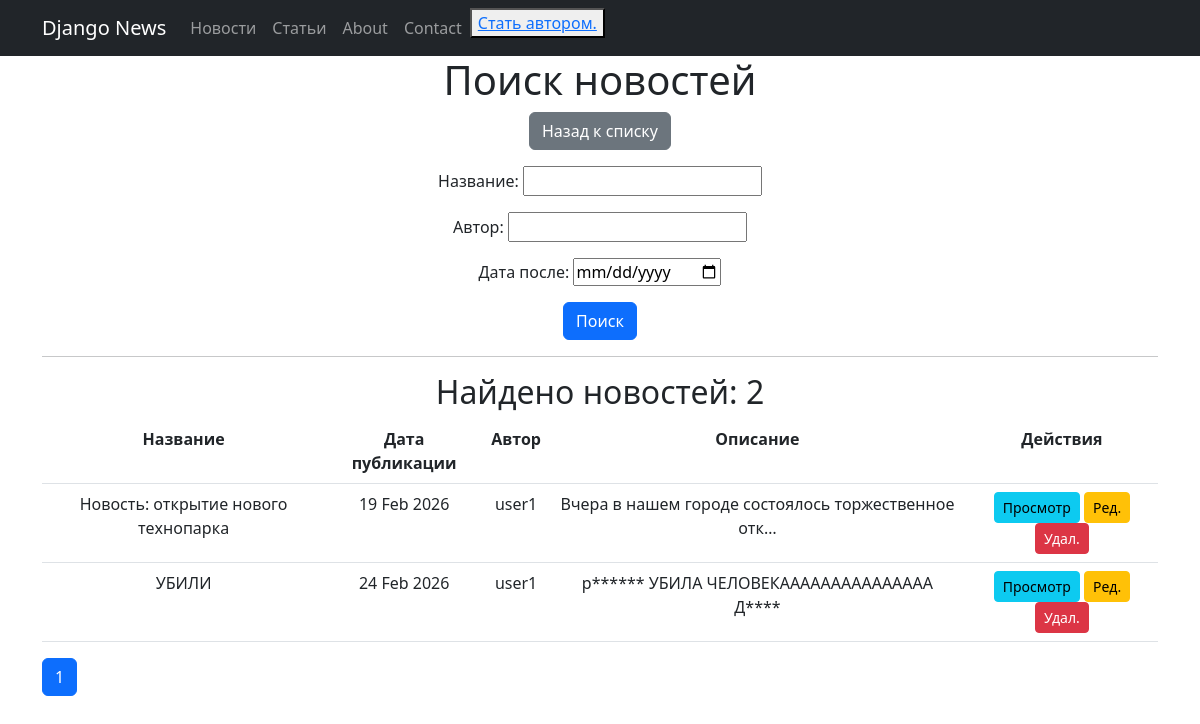
Page /news/search/ on the earlier database version.
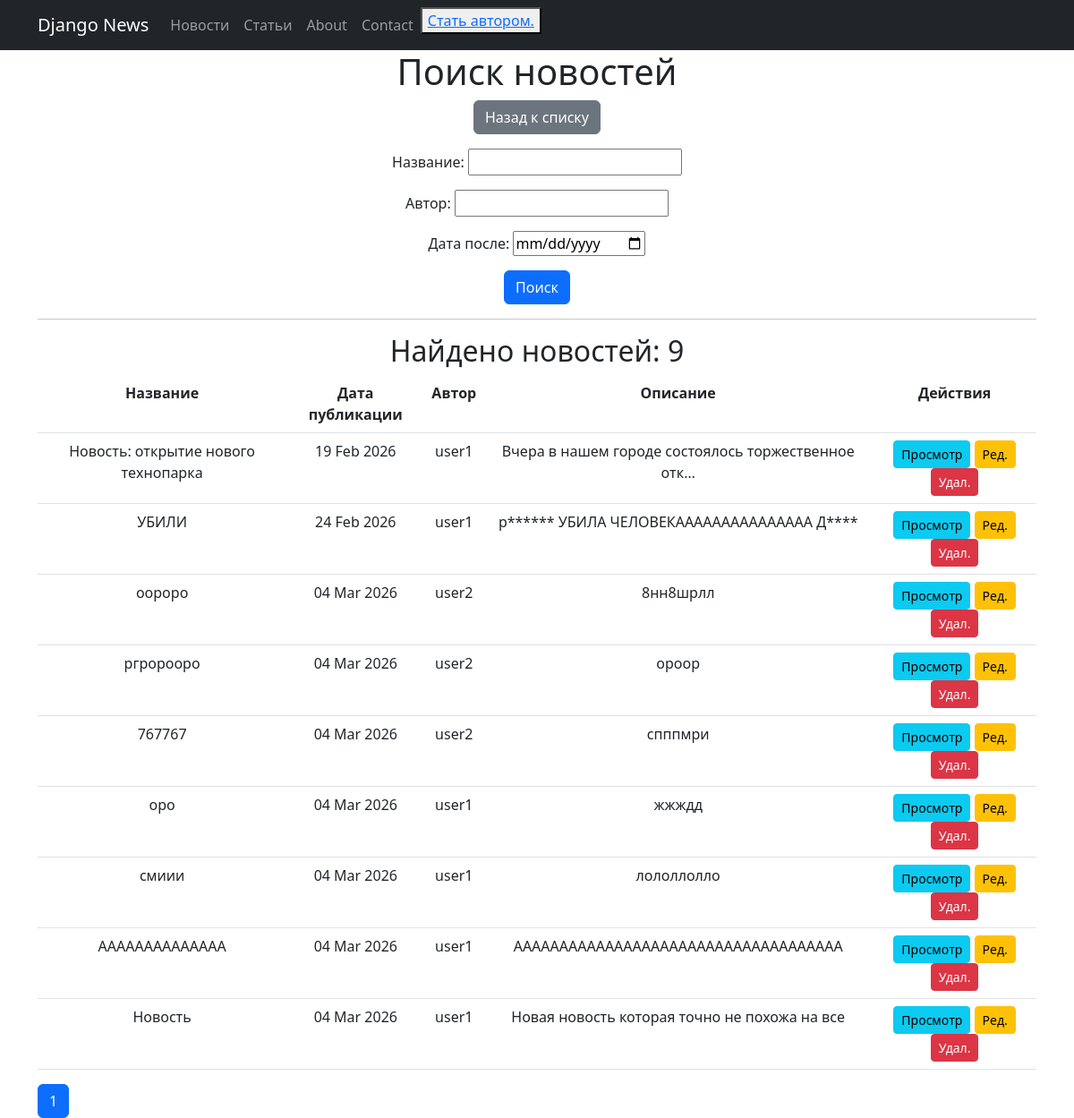
Same page on the later database version.
### newsapp/models.py (models this page shows, shortened)
class Post(models.Model):
    author = models.ForeignKey(Author, on_delete=models.CASCADE)
    NEWS = 'NW'
    ARTICLE = 'AR'
    CATEGORY_CHOICES = (
        (NEWS, 'Новость'),
        (ARTICLE, 'Статья'),
    )
    post_type = models.CharField(max_length=2, choices=CATEGORY_CHOICES, default=NEWS)
    date = models.DateTimeField(auto_now_add=True)
    category = models.ManyToManyField(Category, through='PostCategory')
    title = models.CharField(max_length=100)
    content = models.TextField()
    postRating = models.SmallIntegerField(default=0)

class Author(models.Model):
    user = models.OneToOneField(User, on_delete=models.CASCADE)
    author_rating = models.SmallIntegerField(default=0)

### newsapp/views.py (the view)
# urls.py: path('search/', NewsSearch.as_view(), name='news_search'),
class NewsSearch(ListView):
    model = Post
    template_name = 'search.html'
    context_object_name = 'news'
    paginate_by = 10
    def get_queryset(self):
        queryset = Post.objects.filter(post_type='NW')
        self.filterset = PostFilter(self.request.GET, queryset)
        return self.filterset.qs
    def get_context_data(self, **kwargs):
        context = super().get_context_data(**kwargs)
        context['filterset'] = self.filterset
        if self.request.user.is_authenticated:
            context['is_not_premium'] = not self.request.user.groups.filter(name='author').exists()
        else:
            context['is_not_premium'] = True
        return context

### newsapp/templatetags/custom_filters.py (called while the page is built)
@register.filter
def censor(value):
    censored_words = {'редиска', 'дурак', 'идиот'}
    if not isinstance(value, str):
        raise ValueError("Фильтр censor может применяться только к строкам")
    result = []
    word_buffer = []
    def process_word(word_chars):
        if not word_chars:
            return ''
        word = ''.join(word_chars)
        if word.lower() in censored_words:
            return word[0] + '*' * (len(word) - 1)
        else:
            return word
    for char in value:
        if char.isalpha():
            word_buffer.append(char)
        else:
            result.append(process_word(word_buffer))
            word_buffer = []
            result.append(char)
    result.append(process_word(word_buffer))
    return ''.join(result)

### templates/search.html (shortened to what this page needs)
{% extends 'default.html' %}
{% load custom_filters %}
{% load custom_tags %}
{% block content %}
    <h1>Поиск новостей</h1>
    <div class="mb-3">
        <a href="{% url 'news_list' %}" class="btn btn-secondary">Назад к списку</a>
    </div>
    <form action="" method="get">
        {{ filterset.form.as_p }}
        <input type="submit" value="Поиск" class="btn btn-primary"/>
    </form>
    <hr>
    <h2>Найдено новостей: {{ news|length }}</h2>
    <table class="table">
        <tr>
            <th>Название</th>
            <th>Дата публикации</th>
            <th>Автор</th>
            <th>Описание</th>
            <th>Действия</th>
        </tr>
        {% for new in news %}
            <tr>
                <td>{{ new.title|censor }}</td>
                <td>{{ new.date|date:'d M Y' }}</td>
                <td>{{ new.author.user.username }}</td>
                <td>{{ new.content|censor|truncatechars:50 }}</td>
                <td>
                    <a href="{% url 'new_detail' new.pk %}" class="btn btn-sm btn-info">Просмотр</a>
                    <a href="{% url 'news_edit' new.pk %}" class="btn btn-sm btn-warning">Ред.</a>
                    <a href="{% url 'news_delete' new.pk %}" class="btn btn-sm btn-danger">Удал.</a>
                </td>
            </tr>
        {% empty %}
            <tr>
                <td colspan="5">Ничего не найдено.</td>
            </tr>
        {% endfor %}
    </table>
    <div class="pagination">
        <span class="btn btn-primary">{{ page_obj.number }}</span>
    </div>
{% endblock content %}

Differences in the rows shown:
added Post: title|censor "оороро", date "04 Mar 2026", author.user.username "user2", content|censor "8нн8шрлл"
added Post: title|censor "ргророоро", date "04 Mar 2026", author.user.username "user2", content|censor "ороор"
added Post: title|censor "767767", date "04 Mar 2026", author.user.username "user2", content|censor "спппмри"
added Post: title|censor "оро", date "04 Mar 2026", author.user.username "user1", content|censor "жжждд"
added Post: title|censor "смиии", date "04 Mar 2026", author.user.username "user1", content|censor "лололлолло"
added Post: title|censor "АААААААААААААА", date "04 Mar 2026", author.user.username "user1", content|censor "АААААААААААААААААААААААААААААААААААА"
added Post: title|censor "Новость", date "04 Mar 2026", author.user.username "user1", content|censor "Новая новость которая точно не похожа на все"
Other differences:
{{ news|length }}: "2" → "9"
